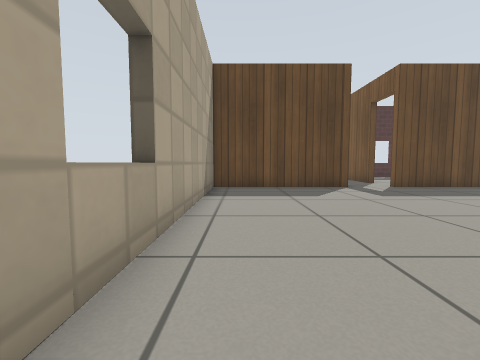
[1] (above)

16 first-person views from a walk through a Gazebo world. The camera is 0.5 m above the floor, tilts 4° down and sees 90° across. The floor is counted in squares, 0.5 m on a side. Each view is taken from the middle of a square. On the plan, view 1 faces up. The plan holds only what a view shows up to about 10 squares ahead; the rest is blank. Simple patterns stand in for the simulator's built-in surfaces.

[2]
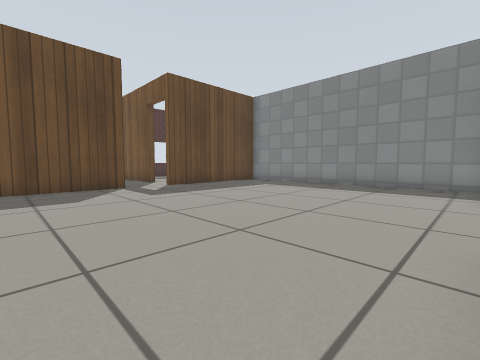

[3]
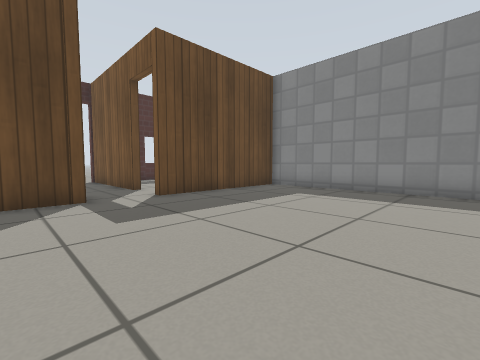

[4]
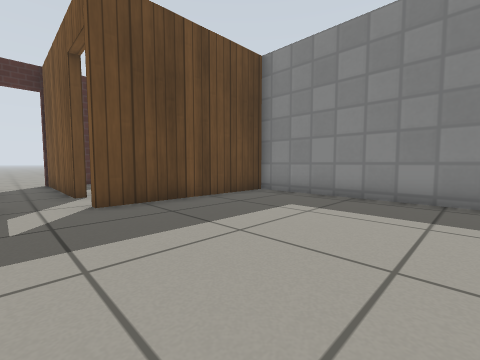

[5]
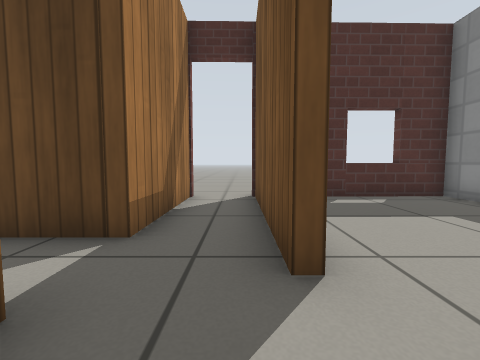

[6]
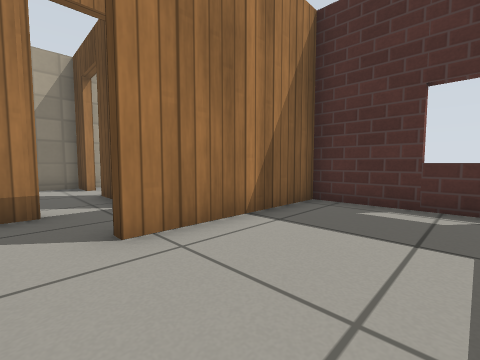

[7]
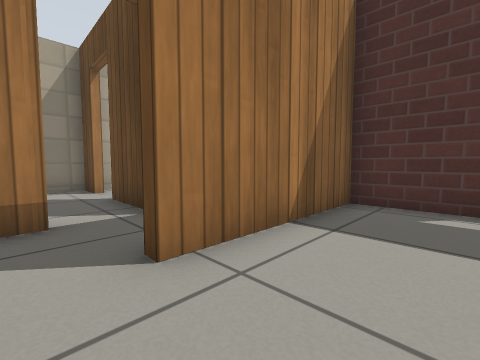

[8]
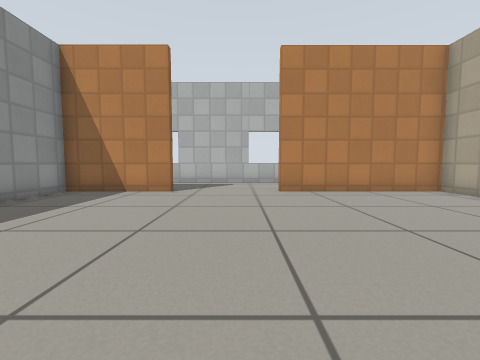

[9]
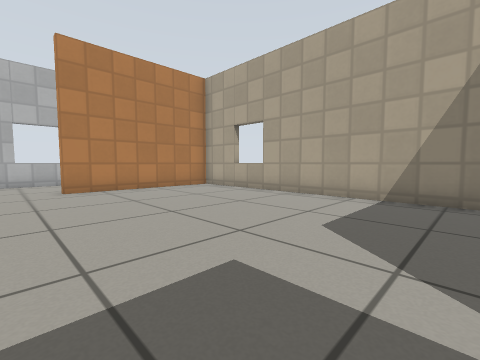

[10]
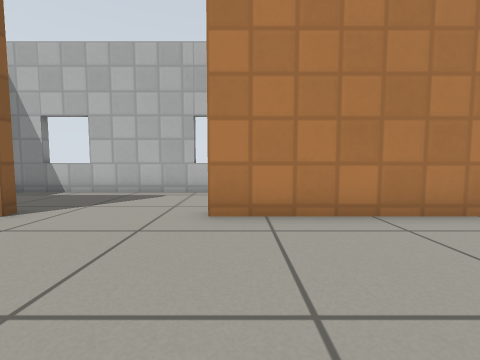

[11]
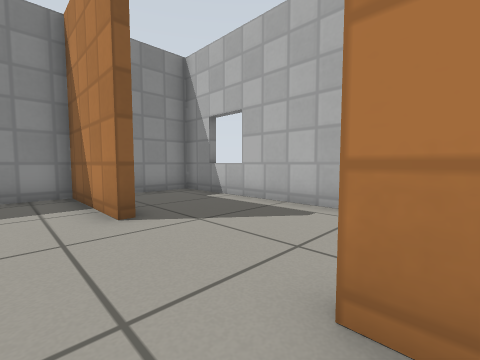

[12]
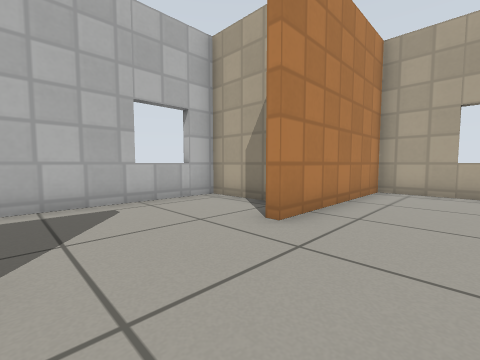

[13]
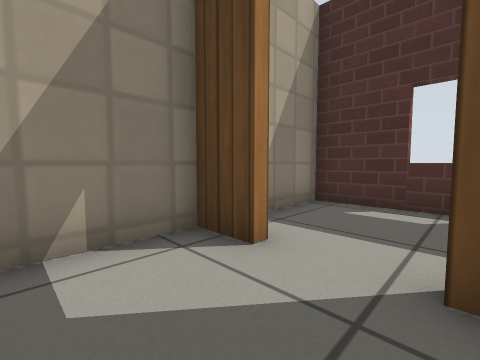

[14]
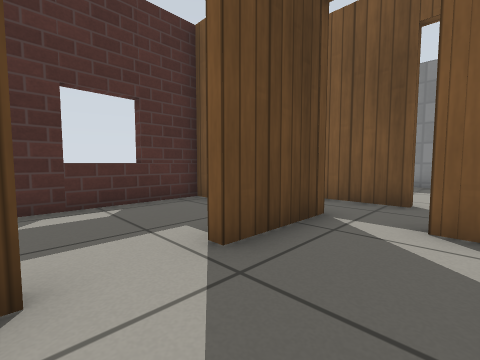

[15]
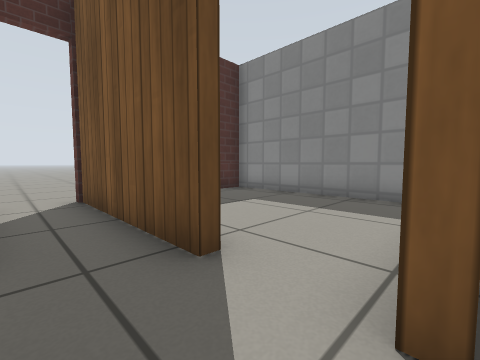

[16]
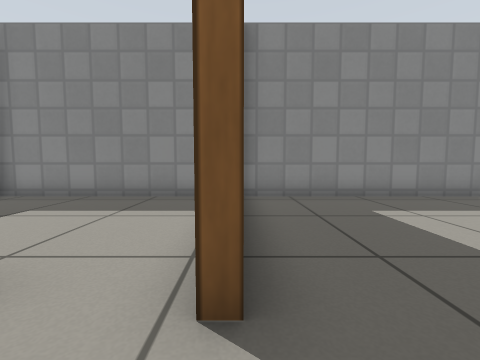

### Floor plan
Points are (right, up) in squares from view 1. A wall is a line through its corners. A room is listed if a view was taken in it or the views show most of it. See-through windows are left out.
Room 1 (views 1, 2, 3, 4, 5, 8, 9, 10, 11, 12, 15, 16)
walls: (4.6, 10) (-1.1, 10) (-1.1, -0.4) (4.6, -0.4); (8.4, -0.4) (12.1, -0.4) (12.1, 10) (6.5, 10) (6.5, 10.4); (4.5, 11.5) (4.5, 10.9); (6.5, 12.1) (6.5, 17.5); (4.5, 17.4) (4.5, 13.2)
ways out: open door at (7, 11.5) to room 2; open door at (4, 12.5) to room 3; opening at (6.5, -1) to room 4; open door at (5.5, 17)
Room 2 (views 6, 7)
walls: (12.1, 11.2) (12.1, 17.2) (6.8, 17.1) (6.8, 12.1)
ways out: open door at (7, 11.5) to room 1
Room 3 (views 13, 14)
walls: (0.1, 13.2) (-1.1, 13.2) (-1.1, 10.9); (4.2, 10.9) (4.2, 11.5); (4.5, 13.2) (1.8, 13.2)
ways out: open door at (4, 12.5) to room 1; open door at (0.5, 13) to room 5
Room 4 (no view inside)
walls: (3, -1.9) (3, -4.2) (12.1, -4.2) (12.1, -2.1)
ways out: opening at (6.5, -1) to room 1
Room 5 (no view inside)
walls: (4.2, 17.1) (-1.1, 17) (-1.1, 13.8)
ways out: open door at (0.5, 13) to room 3

Where each view was taken, in squares from view 1:
view 1: 0 up, 0 right, facing up
view 2: 0 up, 1 right, facing up-right
view 3: 3 up, 3 right, facing up-right
view 4: 4 up, 5 right, facing up-right
view 5: 10 up, 6 right, facing up
view 6: 11 up, 10 right, facing up-left
view 7: 11 up, 9 right, facing up-left
view 8: 8 up, 6 right, facing down
view 9: 9 up, 6 right, facing down-left
view 10: 4 up, 4 right, facing down
view 11: 1 up, 4 right, facing down-right
view 12: 2 up, 8 right, facing down-left
view 13: 11 up, 2 right, facing up-left
view 14: 11 up, 0 right, facing up-right
view 15: 10 up, 5 right, facing up-right
view 16: 10 up, 5 right, facing right
